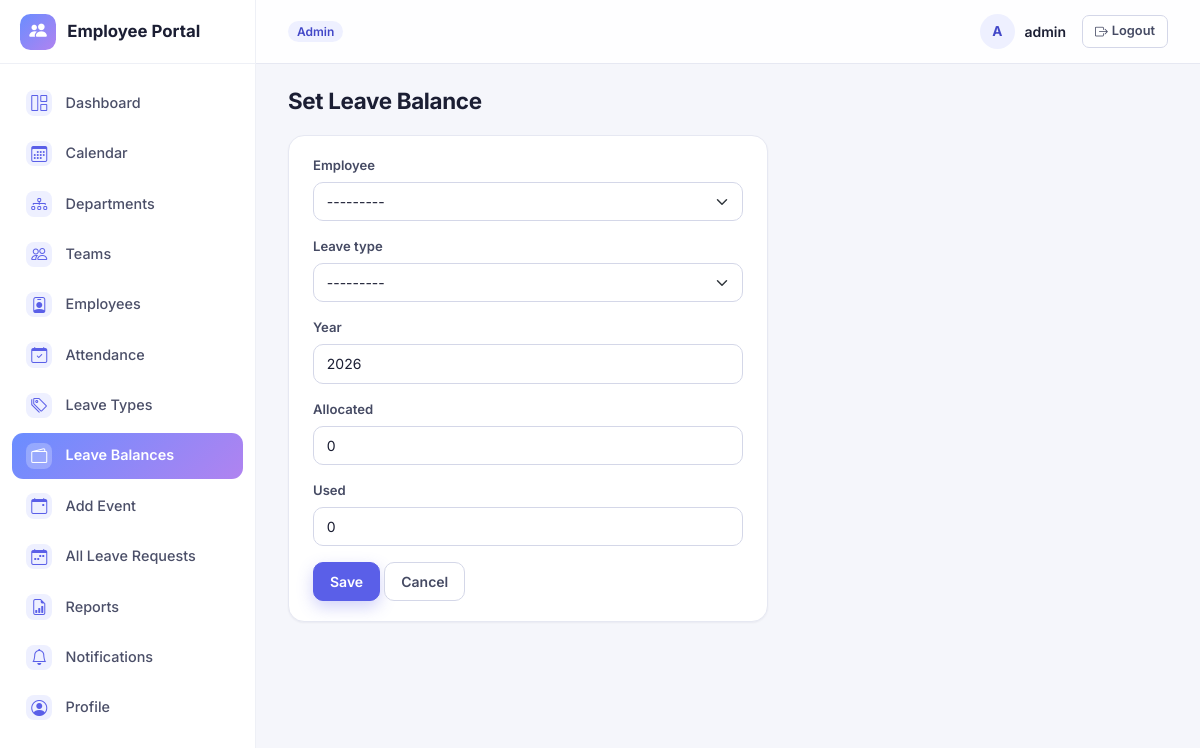
The page /leave-balances/add/ (signed in) on the database its author committed.
### accounts/models.py (models this page shows, shortened)
class User(AbstractUser):
    class Role(models.TextChoices):
        ADMIN = 'ADMIN', 'Admin'
        HR = 'HR', 'HR'
        TEAM_LEAD = 'TEAM_LEAD', 'Team Lead'
        EMPLOYEE = 'EMPLOYEE', 'Employee'
    role = models.CharField(max_length=20, choices=Role.choices, default=Role.EMPLOYEE)
    phone = models.CharField(max_length=20, blank=True)
    address = models.TextField(blank=True)
    emergency_contact = models.CharField(max_length=100, blank=True)
    profile_image = models.ImageField(upload_to='profile_images/', blank=True, null=True)
    def is_team_lead(self):
        return self.role == self.Role.TEAM_LEAD
    def can_manage_employees(self):
        return self.role in (self.Role.ADMIN, self.Role.HR)

### employeeApp/models/employees.py (models this page shows, shortened)
class Employee(models.Model):
    class EmploymentStatus(models.TextChoices):
        ACTIVE='ACTIVE','Active'
        INACTIVE='INACTIVE','Inactive'
    user=models.OneToOneField(settings.AUTH_USER_MODEL, on_delete=models.CASCADE, related_name='employee_profile')
    employee_id=models.CharField(max_length=20, unique=True)
    full_name=models.CharField(max_length=150)
    email=models.EmailField(unique=True)
    phone=models.CharField(max_length=20, blank=True)
    date_of_joining=models.DateField()
    designation=models.CharField(max_length=100)
    team=models.ForeignKey(Team, on_delete=models.SET_NULL,null=True,blank=True,related_name='employees')
    reporting_team_lead=models.ForeignKey(
        settings.AUTH_USER_MODEL,on_delete=models.SET_NULL, null=True, blank=True,
        related_name='direct_reports', limit_choices_to={'role': 'TEAM_LEAD'}
    )
    employment_status=models.CharField(max_length=10,choices=EmploymentStatus.choices,default=EmploymentStatus.ACTIVE)
    created_at=models.DateTimeField(auto_now_add=True)
    class Meta:
        ordering=['full_name']
    def __str__(self):
        return f"{self.employee_id} - {self.full_name}"

### employeeApp/views/leave.py (the view)
# urls.py: path('leave-balances/add/', views.leave_balance_form_view, name='leave_balance_add'),
@admin_hr_required
def leave_balance_form_view(request, pk=None):
    balance = get_object_or_404(LeaveBalance, pk=pk) if pk else None
    if request.method == 'POST':
        form = LeaveBalanceForm(request.POST, instance=balance)
        if form.is_valid():
            form.save()
            messages.success(request, f"Leave balance {'updated' if pk else 'set'} successfully.")
            return redirect('employeeApp:leave_balance_list')
    else:
        form = LeaveBalanceForm(instance=balance)
    return render(request, 'employeeApp/leave_balance_form.html', {'form': form, 'balance': balance})

### employeeApp/forms/leave.py (shortened to what this page needs)
class LeaveBalanceForm(forms.ModelForm):
    class Meta:
        model = LeaveBalance
        fields = ['employee', 'leave_type', 'year', 'allocated', 'used']
        widgets = {
            'employee': forms.Select(attrs={'class': 'form-select'}),
            'leave_type': forms.Select(attrs={'class': 'form-select'}),
            'year': forms.NumberInput(attrs={'class': 'form-control'}),
            'allocated': forms.NumberInput(attrs={'class': 'form-control', 'step': '0.5', 'min': '0'}),
            'used': forms.NumberInput(attrs={'class': 'form-control', 'step': '0.5', 'min': '0'}),
        }
    def __init__(self, *args, **kwargs):
        super().__init__(*args, **kwargs)
        self.fields['employee'].queryset = Employee.objects.filter(
            employment_status=Employee.EmploymentStatus.ACTIVE
        ).order_by('full_name')
        self.fields['leave_type'].queryset = LeaveType.objects.all()

### employeeApp/context_processors.py (called while the page is built)
def unread_notifications(request):
    if request.user.is_authenticated:
        qs = Notification.objects.filter(user=request.user, is_read=False)
        return {
            'unread_notification_count': qs.count(),
            'recent_notifications': qs[:5],
        }
    return {'unread_notification_count': 0, 'recent_notifications': []}

### employeeApp/models/leave.py (called while the page is built)
    def __str__(self):
        return self.name

### employeeApp/templates/employeeApp/leave_balance_form.html (shortened to what this page needs)
{% extends "base.html" %}
{% block content %}
<div class="page-header"><h1>{% if balance %}Edit{% else %}Set{% endif %} Leave Balance</h1></div>
<div class="table-card" style="max-width:480px;">
    <form method="post" novalidate>
        {% for field in form %}
            <div class="mb-3">
                <label class="form-label" for="{{ field.id_for_label }}">{{ field.label }}</label>
                {{ field }}
            </div>
        {% endfor %}
        <button type="submit" class="btn btn-primary">Save</button>
        <a href="{% url 'employeeApp:leave_balance_list' %}" class="btn btn-outline-secondary">Cancel</a>
    </form>
</div>
{% endblock %}

### employeeApp/templates/base.html (shortened to what this page needs)
{% load static %}
<!DOCTYPE html>
<html lang="en">
<head>
    <link href="https://cdn.jsdelivr.net/npm/bootstrap@5.3.3/dist/css/bootstrap.min.css" rel="stylesheet">
    <link rel="stylesheet" href="https://cdn.jsdelivr.net/npm/bootstrap-icons@1.11.3/font/bootstrap-icons.css">
    <link rel="stylesheet" href="https://cdn.jsdelivr.net/npm/datatables.net-bs5@1.13.11/css/dataTables.bootstrap5.min.css">
    <link rel="stylesheet" href="https://cdn.jsdelivr.net/npm/datatables.net-responsive-bs5@2.5.1/css/responsive.bootstrap5.min.css">
    <link rel="stylesheet" href="{% static 'employeeApp/style.css' %}">
</head>
<body>
{% if user.is_authenticated %}
<div class="app-shell">
    <aside class="sidebar" id="app-sidebar" aria-label="Main navigation">
        <div class="sidebar-brand">
            <span class="brand-mark"><i class="bi bi-people-fill"></i></span>
            <span>Employee Portal</span>
        </div>
        <nav class="sidebar-nav">
            <a href="{% url 'accounts:redirect_dashboard' %}" class="nav-link {% if 'dashboard' in request.path %}active{% endif %}">
                <i class="bi bi-grid-1x2"></i> Dashboard
            </a>
            <a href="{% url 'employeeApp:calendar_view' %}" class="nav-link {% if 'calendar' in request.path %}active{% endif %}">
                <i class="bi bi-calendar3"></i> Calendar
            </a>
            {% if user.can_manage_employees %}
            <a href="{% url 'employeeApp:department_list' %}" class="nav-link {% if 'departments' in request.path %}active{% endif %}">
                <i class="bi bi-diagram-3"></i> Departments
            </a>
            <a href="{% url 'employeeApp:team_list' %}" class="nav-link {% if 'teams' in request.path %}active{% endif %}">
                <i class="bi bi-people"></i> Teams
            </a>
            {% endif %}
            <a href="{% url 'employeeApp:employee_list' %}" class="nav-link {% if 'employees' in request.path %}active{% endif %}">
                <i class="bi bi-person-badge"></i> Employees
            </a>
            <a href="{% if user.is_team_lead or user.can_manage_employees %}{% url 'employeeApp:attendance_list' %}{% else %}{% url 'employeeApp:my_attendance' %}{% endif %}" class="nav-link ">
                <i class="bi bi-calendar-check"></i> Attendance
            </a>
            {% if user.can_manage_employees %}
            <a href="{% url 'employeeApp:leave_type_list' %}" class="nav-link {% if 'leave-types' in request.path %}active{% endif %}">
                <i class="bi bi-tags"></i> Leave Types
            </a>
            <a href="{% url 'employeeApp:leave_balance_list' %}" class="nav-link {% if 'leave-balances' in request.path %}active{% endif %}">
                <i class="bi bi-wallet2"></i> Leave Balances
            </a>
            <a href="{% url 'employeeApp:calendar_event_list' %}" class="nav-link {% if 'calendar-events' in request.path %}active{% endif %}">
                <i class="bi bi-calendar-event"></i> Add Event
            </a>
            <a href="{% url 'employeeApp:all_leave_requests' %}" class="nav-link {% if 'leave/all' in request.path %}active{% endif %}">
                <i class="bi bi-calendar-week"></i> All Leave Requests
            </a>
            {% elif user.is_team_lead %}
            <a href="{% url 'employeeApp:team_leave_requests' %}" class="nav-link {% if 'leave/team' in request.path %}active{% endif %}">
                <i class="bi bi-calendar-week"></i> Team Leave Requests
            </a>
            {% endif %}
            <a href="{% url 'employeeApp:attendance_report' %}" class="nav-link {% if 'reports' in request.path %}active{% endif %}">
                <i class="bi bi-file-earmark-bar-graph"></i> Reports
            </a>
            <a href="{% url 'employeeApp:notification_list' %}" class="nav-link {% if 'notifications' in request.path %}active{% endif %}">
                <i class="bi bi-bell"></i> Notifications
            </a>
            <a href="{% url 'accounts:profile' %}" class="nav-link {% if 'profile' in request.path or 'password-change' in request.path %}active{% endif %}">
                <i class="bi bi-person-circle"></i> Profile
            </a>
        </nav>
    </aside>
    <div class="main-col">
        <header class="topbar">
            <div class="topbar-role">
                <span class="badge role-badge">{{ user.get_role_display }}</span>
            </div>
            <div class="topbar-user">
                <div class="user-chip">
                    <span class="avatar">{% if user.profile_image %}<img src="{{ user.profile_image.url }}" alt="">{% else %}{{ user.get_full_name|default:user.username|slice:":1"|upper }}{% endif %}</span>
                    <span class="user-name">{{ user.get_full_name|default:user.username }}</span>
                </div>
                <a href="{% url 'accounts:logout' %}" class="btn btn-sm btn-outline-secondary btn-logout" aria-label="Log out"><i class="bi bi-box-arrow-right"></i><span class="d-none d-sm-inline ms-1">Logout</span></a>
            </div>
        </header>
        <main class="content">
            {% block content %}{% endblock %}
        </main>
    </div>
</div>
{% endif %}
</body>
</html>

### rows shown on the page
User: role "Admin", get_full_name "A", get_full_name "admin"
Employee: form "---------"

### other values the page prints
{{ field.label }} "Employee" "Leave type" "Year" "Allocated" "Used"
